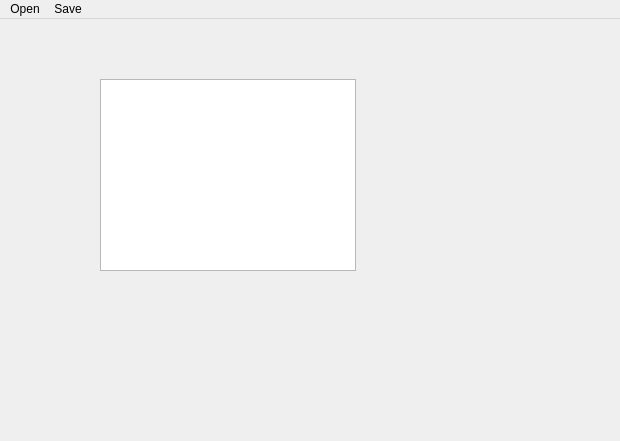
<?xml version="1.0" encoding="UTF-8"?>
<ui version="4.0">
 <class>MainWindow</class>
 <widget class="QMainWindow" name="MainWindow">
  <property name="geometry">
   <rect>
    <x>0</x>
    <y>0</y>
    <width>620</width>
    <height>441</height>
   </rect>
  </property>
  <property name="windowTitle">
   <string>MainWindow</string>
  </property>
  <widget class="QWidget" name="centralWidget">
   <widget class="QTextBrowser" name="textBrowser">
    <property name="geometry">
     <rect>
      <x>100</x>
      <y>60</y>
      <width>256</width>
      <height>192</height>
     </rect>
    </property>
    <property name="sizePolicy">
     <sizepolicy hsizetype="Expanding" vsizetype="Expanding">
      <horstretch>0</horstretch>
      <verstretch>0</verstretch>
     </sizepolicy>
    </property>
   </widget>
  </widget>
  <widget class="QMenuBar" name="menuBar">
   <property name="geometry">
    <rect>
     <x>0</x>
     <y>0</y>
     <width>620</width>
     <height>28</height>
    </rect>
   </property>
   <widget class="QMenu" name="menuFile">
    <property name="title">
     <string>Open</string>
    </property>
    <addaction name="actionLoad"/>
    <addaction name="actionTrim_blanks"/>
   </widget>
   <widget class="QMenu" name="menuSave">
    <property name="title">
     <string>Save</string>
    </property>
    <addaction name="actionSave_As"/>
   </widget>
   <addaction name="menuFile"/>
   <addaction name="menuSave"/>
  </widget>
  <action name="actionLoad">
   <property name="text">
    <string>Load</string>
   </property>
  </action>
  <action name="actionTrim_blanks">
   <property name="text">
    <string>Trim blanks</string>
   </property>
  </action>
  <action name="actionSave_As">
   <property name="text">
    <string>Save As</string>
   </property>
  </action>
 </widget>
 <layoutdefault spacing="6" margin="11"/>
 <resources/>
 <connections/>
</ui>
